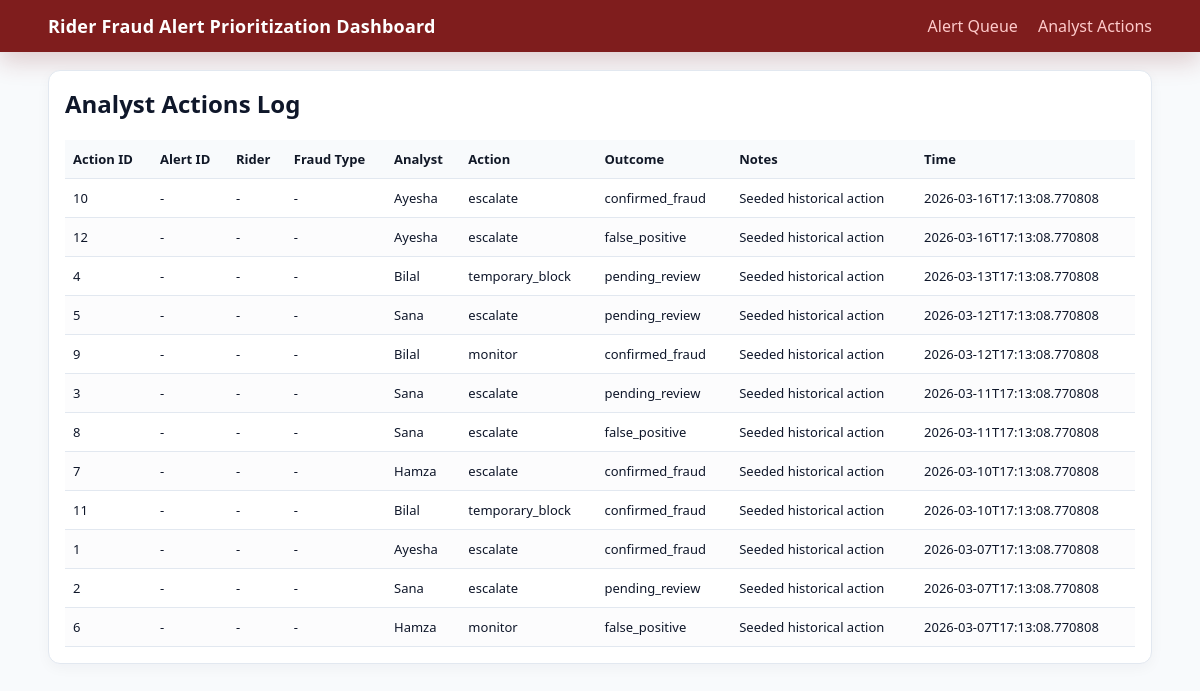
/actions, run on the app's committed database.
### tables this page shows
CREATE TABLE analyst_actions (
    action_id INTEGER PRIMARY KEY AUTOINCREMENT,
    alert_id INTEGER,
    analyst_id TEXT NOT NULL,
    action TEXT NOT NULL,
    action_ts TEXT NOT NULL,
    outcome_label TEXT NOT NULL,
    notes TEXT,
    FOREIGN KEY (alert_id) REFERENCES alerts(alert_id)
);

### app.py (the view)
@app.route("/actions")
def actions():
    conn = get_connection()
    records = conn.execute(
        """
        SELECT
            aa.action_id,
            aa.alert_id,
            aa.analyst_id,
            aa.action,
            aa.outcome_label,
            aa.notes,
            aa.action_ts,
            a.rider_id,
            a.fraud_type
        FROM analyst_actions aa
        LEFT JOIN alerts a ON a.alert_id = aa.alert_id
        ORDER BY aa.action_ts DESC
        LIMIT 100
        """
    ).fetchall()
    conn.close()
    return render_template("actions.html", records=records)

### app.py (called while the page is built)
def get_connection():
    conn = sqlite3.connect(DB_PATH)
    conn.row_factory = sqlite3.Row
    return conn

### templates/actions.html
{% extends "base.html" %}
{% block content %}
<section class="card">
    <h2>Analyst Actions Log</h2>
    <table>
        <thead>
            <tr>
                <th>Action ID</th>
                <th>Alert ID</th>
                <th>Rider</th>
                <th>Fraud Type</th>
                <th>Analyst</th>
                <th>Action</th>
                <th>Outcome</th>
                <th>Notes</th>
                <th>Time</th>
            </tr>
        </thead>
        <tbody>
            {% for r in records %}
            <tr>
                <td>{{ r.action_id }}</td>
                <td>{{ r.alert_id if r.alert_id else "-" }}</td>
                <td>
                    {% if r.rider_id %}
                    <a href="{{ url_for('rider_detail', rider_id=r.rider_id) }}">R{{ r.rider_id }}</a>
                    {% else %}
                    -
                    {% endif %}
                </td>
                <td>{{ r.fraud_type if r.fraud_type else "-" }}</td>
                <td>{{ r.analyst_id }}</td>
                <td>{{ r.action }}</td>
                <td>{{ r.outcome_label }}</td>
                <td>{{ r.notes }}</td>
                <td>{{ r.action_ts }}</td>
            </tr>
            {% else %}
            <tr><td colspan="9">No actions yet.</td></tr>
            {% endfor %}
        </tbody>
    </table>
</section>
{% endblock %}

### templates/base.html (shortened to what this page needs)
<!doctype html>
<html lang="en">
<head>
    <link rel="stylesheet" href="{{ url_for('static', filename='styles.css') }}">
</head>
<body>
    <header class="topbar">
        <div class="container">
            <h1>Rider Fraud Alert Prioritization Dashboard</h1>
            <nav>
                <a href="{{ url_for('queue') }}">Alert Queue</a>
                <a href="{{ url_for('actions') }}">Analyst Actions</a>
            </nav>
        </div>
    </header>
    <main class="container">
        {% block content %}{% endblock %}
    </main>
</body>
</html>

### static/styles.css (style rules this page uses)
* { box-sizing: border-box; }
body { margin: 0; font-family: "Segoe UI", Arial, sans-serif; background: #f8fafc; color: #0f172a; }
.container { width: min(1200px, 92%); margin: 0 auto; }
.topbar { background: #7f1d1d; color: white; padding: 14px 0; margin-bottom: 18px; box-shadow: 0 10px 24px rgba(127, 29, 29, 0.2); }
.topbar .container { display: flex; justify-content: space-between; align-items: center; }
.topbar h1 { font-size: 18px; margin: 0; letter-spacing: 0.2px; }
nav a { color: #fecaca; text-decoration: none; margin-left: 16px; }
.card { background: white; border: 1px solid #e2e8f0; border-radius: 12px; padding: 16px; margin-bottom: 16px; box-shadow: 0 4px 14px rgba(15, 23, 42, 0.04); }
.card h2, .card h3 { margin-top: 0; }
table { width: 100%; border-collapse: collapse; font-size: 13px; }
th, td { border-bottom: 1px solid #e2e8f0; padding: 10px 8px; text-align: left; vertical-align: top; }
th { background: #f8fafc; color: #111827; position: sticky; top: 0; z-index: 1; }
tbody tr:nth-child(even) { background: #fcfcfd; }

### data on the page
analyst_actions: action_id "10", alert_id "-", fraud_type "-", analyst_id "Ayesha", action "escalate", outcome_label "confirmed_fraud", notes "Seeded historical action", action_ts "2026-03-16T17:13:08.770808"
analyst_actions: action_id "12", alert_id "-", fraud_type "-", analyst_id "Ayesha", action "escalate", outcome_label "false_positive", notes "Seeded historical action", action_ts "2026-03-16T17:13:08.770808"
analyst_actions: action_id "4", alert_id "-", fraud_type "-", analyst_id "Bilal", action "temporary_block", outcome_label "pending_review", notes "Seeded historical action", action_ts "2026-03-13T17:13:08.770808"
analyst_actions: action_id "5", alert_id "-", fraud_type "-", analyst_id "Sana", action "escalate", outcome_label "pending_review", notes "Seeded historical action", action_ts "2026-03-12T17:13:08.770808"
analyst_actions: action_id "9", alert_id "-", fraud_type "-", analyst_id "Bilal", action "monitor", outcome_label "confirmed_fraud", notes "Seeded historical action", action_ts "2026-03-12T17:13:08.770808"
analyst_actions: action_id "3", alert_id "-", fraud_type "-", analyst_id "Sana", action "escalate", outcome_label "pending_review", notes "Seeded historical action", action_ts "2026-03-11T17:13:08.770808"
analyst_actions: action_id "8", alert_id "-", fraud_type "-", analyst_id "Sana", action "escalate", outcome_label "false_positive", notes "Seeded historical action", action_ts "2026-03-11T17:13:08.770808"
analyst_actions: action_id "7", alert_id "-", fraud_type "-", analyst_id "Hamza", action "escalate", outcome_label "confirmed_fraud", notes "Seeded historical action", action_ts "2026-03-10T17:13:08.770808"
analyst_actions: action_id "11", alert_id "-", fraud_type "-", analyst_id "Bilal", action "temporary_block", outcome_label "confirmed_fraud", notes "Seeded historical action", action_ts "2026-03-10T17:13:08.770808"
analyst_actions: action_id "1", alert_id "-", fraud_type "-", analyst_id "Ayesha", action "escalate", outcome_label "confirmed_fraud", notes "Seeded historical action", action_ts "2026-03-07T17:13:08.770808"
analyst_actions: action_id "2", alert_id "-", fraud_type "-", analyst_id "Sana", action "escalate", outcome_label "pending_review", notes "Seeded historical action", action_ts "2026-03-07T17:13:08.770808"
analyst_actions: action_id "6", alert_id "-", fraud_type "-", analyst_id "Hamza", action "monitor", outcome_label "false_positive", notes "Seeded historical action", action_ts "2026-03-07T17:13:08.770808"
